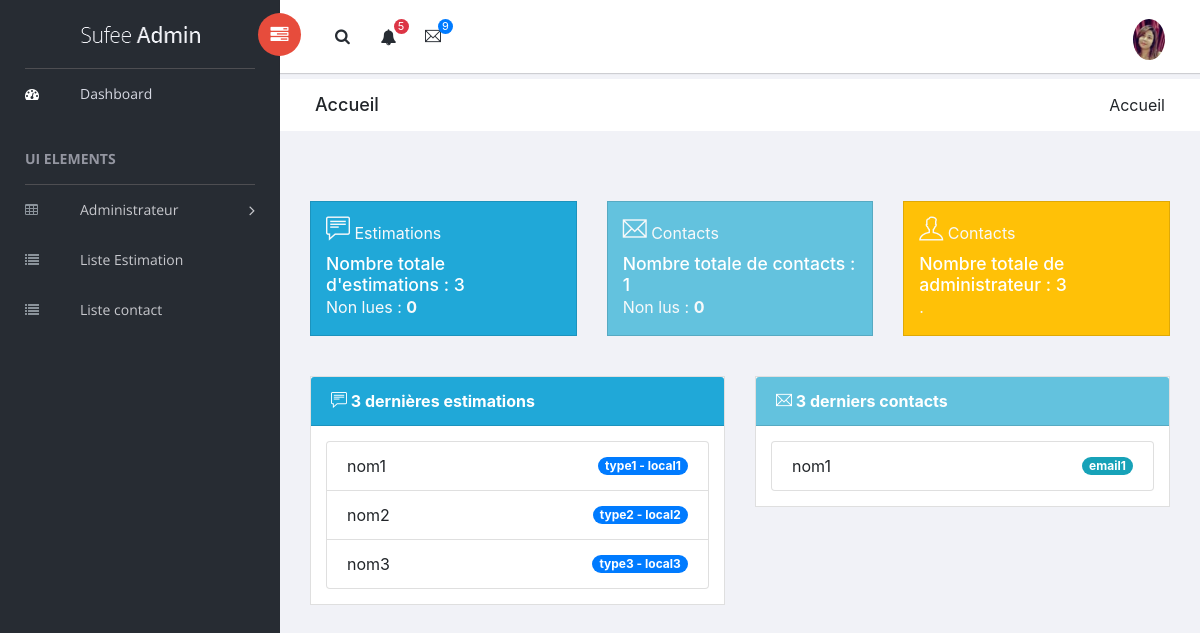
Page /admin/accueil.php (signed in) on the committed database.
### tables this page shows
CREATE TABLE IF NOT EXISTS `estimation` (
  `id` int NOT NULL AUTO_INCREMENT,
  `nom` varchar(255) NOT NULL,
  `tel` varchar(255) NOT NULL,
  `type` varchar(255) NOT NULL,
  `localisation` varchar(255) NOT NULL,
  `lue` tinyint NOT NULL,
  PRIMARY KEY (`id`)
);

CREATE TABLE IF NOT EXISTS `contact` (
  `id` int NOT NULL AUTO_INCREMENT,
  `nom` varchar(255) NOT NULL,
  `email` varchar(255) NOT NULL,
  `tel` varchar(255) NOT NULL,
  `message` text NOT NULL,
  `lue` tinyint NOT NULL,
  PRIMARY KEY (`id`)
);

### admin/classes.php (called while the page is built, shortened)
<?php
class Estimation {
    public static function lister() {
        $tab = null;
        $cnx = Connexion::getInstance()->getConnexion();
        if ($cnx) {
            $sql = "SELECT * FROM estimation ORDER BY nom";
            $resultat = $cnx->query($sql);
            if ($resultat) {
                $tab = $resultat->fetchAll(PDO::FETCH_ASSOC);
                return $tab;
            }
        }
        return $tab;
    }
}
class Contact {
    public static function lister() {
        $tab = null;
        $cnx = Connexion::getInstance()->getConnexion();
        if ($cnx) {
            $sql = "SELECT * FROM contact ORDER BY nom";
            $resultat = $cnx->query($sql);
            if ($resultat) {
                $tab = $resultat->fetchAll(PDO::FETCH_ASSOC);
                return $tab;
            }
        }
        return $tab;
    }
}
?>

### admin/accueil.php (the view, shortened to what this page needs)
<?php
if(! isset($_SESSION["user"]))
{
echo '<script>alert("Session expiree")</script>';
}
else
{
?>
<!doctype html>
<html class="no-js" lang="en">
<head>
    <link rel="stylesheet" href="vendors/bootstrap/dist/css/bootstrap.min.css">
    <link rel="stylesheet" href="vendors/font-awesome/css/font-awesome.min.css">
    <link rel="stylesheet" href="vendors/themify-icons/css/themify-icons.css">
    <link rel="stylesheet" href="vendors/flag-icon-css/css/flag-icon.min.css">
    <link rel="stylesheet" href="vendors/selectFX/css/cs-skin-elastic.css">
    <link rel="stylesheet" href="vendors/jqvmap/dist/jqvmap.min.css">
    <link rel="stylesheet" href="assets/css/style.css">
</head>
<body>
    <?php
        include("classes.php");
        $res1 = Estimation::lister();
        $res2 = Contact::lister();
    ?>
    <?php include('aside.php'); ?>
    <div id="right-panel" class="right-panel">
        <header id="header" class="header">
            <div class="header-menu">
                <div class="col-sm-7">
                    <a id="menuToggle" class="menutoggle pull-left"><i class="fa fa fa-tasks"></i></a>
                    <div class="header-left">
                        <button class="search-trigger"><i class="fa fa-search"></i></button>
                        <div class="dropdown for-notification">
                            <button class="btn btn-secondary dropdown-toggle" type="button" id="notification" data-toggle="dropdown" aria-haspopup="true" aria-expanded="false">
                                <i class="fa fa-bell"></i>
                                <span class="count bg-danger">5</span>
                            </button>
                        </div>
                        <div class="dropdown for-message">
                            <button class="btn btn-secondary dropdown-toggle" type="button"
                                id="message"
                                data-toggle="dropdown" aria-haspopup="true" aria-expanded="false">
                                <i class="ti-email"></i>
                                <span class="count bg-primary">9</span>
                            </button>
                        </div>
                    </div>
                </div>
                <div class="col-sm-5">
                    <div class="user-area dropdown float-right">
                        <a href="#" class="dropdown-toggle" data-toggle="dropdown" aria-haspopup="true" aria-expanded="false">
                            <img class="user-avatar rounded-circle" src="images/admin.png" alt="User Avatar">
                        </a>
                    </div>
                    <div class="language-select dropdown" id="language-select">
                        <a class="dropdown-toggle" href="#" data-toggle="dropdown"  id="language" aria-haspopup="true" aria-expanded="true">
                            <i class="flag-icon flag-icon-tn"></i>
                        </a>
                    </div>
                </div>
            </div>
        </header>
        <div class="breadcrumbs">
            <div class="col-sm-4">
                <div class="page-header float-left">
                    <div class="page-title">
                        <h1>Accueil</h1>
                    </div>
                </div>
            </div>
            <div class="col-sm-8">
                <div class="page-header float-right">
                    <div class="page-title">
                        <ol class="breadcrumb text-right">
                            <li class="active">Accueil</li>
                        </ol>
                    </div>
                </div>
            </div>
        </div>
        <br>
        <br>
        <br>
        <div class="content mt-3">
                <div class="col-sm-6 col-lg-4">
                    <div class="card text-white bg-flat-color-1">
                        <div class="card-body pb-0">
                            <div class="text-light text-sm mb-2">
                                <i class="ti-comment-alt" style="font-size: 24px;"></i> Estimations
                            </div>
                            <h4 class="mb-0">
                                    Nombre totale d'estimations :<?php include("nombre_estimation.php"); ?>
                            </h4>
                            <p class="text-light">
                                Non lues :
                                <strong>
                                    <?php include("nombre_estimation_non_lue.php"); ?>
                                </strong>
                            </p>
                        </div>
                    </div>
                </div>
                <div class="col-sm-6 col-lg-4">
                    <div class="card text-white bg-flat-color-2">
                        <div class="card-body pb-0">
                            <div class="text-light text-sm mb-2">
                                <i class="ti-email" style="font-size: 24px;"></i> Contacts
                            </div>
                            <h4 class="mb-0">
                                Nombre totale de contacts : <?php include("nombre_contact.php"); ?>
                            </h4>
                            <p class="text-light">
                                Non lus :
                                <strong>
                                    <?php include("nombre_contact_non_lue.php"); ?>
                                </strong>
                            </p>
                        </div>
                    </div>
                </div>
            <div class="col-sm-6 col-lg-4">
                <div class="card text-white bg-flat-color-3">
                    <div class="card-body pb-0">
                        <div class="text-light text-sm mb-2">
                            <i class="ti-user" style="font-size: 24px;"></i> Contacts
                        </div>
                        <h4 class="mb-0">
                                    Nombre totale de administrateur :
                               <?php
                                include("nombre_administrateur.php");
                                ?>
                        </h4>
                        <p class="text-light">.</p>
                    </div>
                </div>
            </div>
        </div>
        <div class="content mt-3">
    <div class="col-md-6">
        <div class="card">
            <div class="card-header bg-flat-color-1 text-white">
                <strong><i class="ti-comment-alt"></i> 3 dernières estimations</strong>
            </div>
            <div class="card-body">
                <ul class="list-group">
                    <?php
                    if (!empty($res1)) {
                        foreach ($res1 as $estimation) {
                            $nom = htmlspecialchars($estimation['nom']);
                            $type = htmlspecialchars($estimation['type']);
                            $localisation = htmlspecialchars($estimation['localisation']);
                            echo '<li class="list-group-item d-flex justify-content-between align-items-center">';
                            echo $nom;
                            echo ' <span class="badge badge-primary badge-pill">' . $type . ' - ' . $localisation . '</span>';
                            echo '</li>';
                        }
                    } else {
                        echo '<li class="list-group-item">Aucune estimation trouvée.</li>';
                    }
                    ?>
                </ul>
            </div>
        </div>
    </div>
    <div class="col-md-6">
        <div class="card">
            <div class="card-header bg-flat-color-2 text-white">
                <strong><i class="ti-email"></i> 3 derniers contacts</strong>
            </div>
            <div class="card-body">
                <ul class="list-group">
                    <?php
                    if (!empty($res2)) {
                        foreach ($res2 as $contact) {
                            $nom = htmlspecialchars($contact['nom']);
                            $email = htmlspecialchars($contact['email']);
                            echo '<li class="list-group-item d-flex justify-content-between align-items-center">';
                            echo $nom . ' <span class="badge badge-info badge-pill">' . $email . '</span>';
                            echo '</li>';
                        }
                    } else {
                        echo '<li class="list-group-item">Aucun contact trouvé.</li>';
                    }
                    ?>
                </ul>
            </div>
        </div>
    </div>
</div>
    </div>
</body>
</html>
<?php
}
?>

### admin/aside.php (shortened to what this page needs)
<aside id="left-panel" class="left-panel">
        <nav class="navbar navbar-expand-sm navbar-default">
            <div class="navbar-header">
                <a class="navbar-brand" href="./"><img src="images/logo.png" alt="Logo"></a>
            </div>
            <div id="main-menu" class="main-menu collapse navbar-collapse">
                <ul class="nav navbar-nav">
                    <li class="active">
                        <a href="accueil.php"> <i class="menu-icon fa fa-dashboard"></i>Dashboard </a>
                    </li>
                    <h3 class="menu-title">UI elements</h3>
                    <li class="menu-item-has-children dropdown">
                        <a href="#" class="dropdown-toggle" data-toggle="dropdown" aria-haspopup="true" aria-expanded="false"> <i class="menu-icon fa fa-table"></i>Administrateur</a>
                    </li>
                    <li>
                        <a href="liste_estimation.php">
                            <i class="menu-icon fa fa-list"></i>Liste Estimation
                        </a>
                    </li>
                    <li>
                        <a href="liste_contact.php">
                            <i class="menu-icon fa fa-list"></i>Liste contact
                        </a>
                    </li>
                </ul>
            </div>
        </nav>
    </aside>

### admin/nombre_estimation.php (shortened to what this page needs)
<?php
$cnx= Connexion::getInstance()->getConnexion();
if($cnx)
{
    $sql="SELECT COUNT(*) FROM estimation";
     $resultat=$cnx->query($sql);
    echo $resultat->fetchColumn();
}
?>

### admin/nombre_estimation_non_lue.php (shortened to what this page needs)
<?php
$cnx= Connexion::getInstance()->getConnexion();
if($cnx)
{
    $sql="SELECT COUNT(*) FROM estimation where lue = 0";
     $resultat=$cnx->query($sql);
    echo $resultat->fetchColumn();
}
?>

### admin/nombre_contact.php (shortened to what this page needs)
<?php
$cnx= Connexion::getInstance()->getConnexion();
if($cnx)
{
    $sql="SELECT COUNT(*) FROM contact";
  $resultat=$cnx->query($sql);
    echo $resultat->fetchColumn();
}
?>

### admin/nombre_contact_non_lue.php (shortened to what this page needs)
<?php
$cnx= Connexion::getInstance()->getConnexion();
if($cnx)
{
    $sql="SELECT COUNT(*) FROM contact  where lue = 0";
     $resultat=$cnx->query($sql);
    echo $resultat->fetchColumn();
}
?>

### admin/nombre_administrateur.php (shortened to what this page needs)
<?php
$cnx= Connexion::getInstance()->getConnexion();
if($cnx)
{
    $sql="SELECT COUNT(*) FROM administrateur";
    $resultat=$cnx->query($sql);
    echo $resultat->fetchColumn();
}
?>

### rows in the picture
estimation: nom "nom1", type "type1", localisation "local1"
estimation: nom "nom2", type "type2", localisation "local2"
estimation: nom "nom3", type "type3", localisation "local3"
contact: nom "nom1", email "email1"

### other values in the picture
$resultat->fetchColumn() "3"
$resultat->fetchColumn() "0"
$resultat->fetchColumn() "1"
